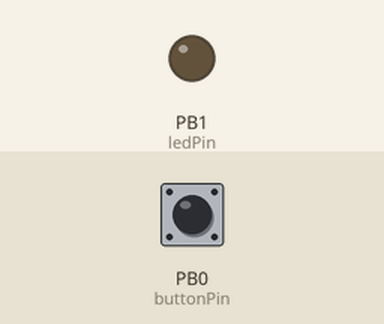
Simulated run of this sketch. Board: ATtiny85, built with avr-gcc and run on an emulated ATtiny85. On the bench: output pins drawn as LEDs (lit = HIGH). The test bench sets the inputs (shaded band); at power-on: PB0 (buttonPin) HIGH.

Above: at 1.2 s.
1.3 s: PB0 (buttonPin) pulled LOW for 1 s
At 1.6 s:
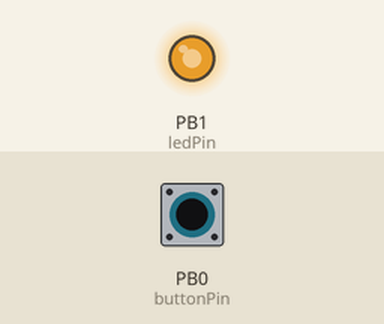
At 2.9 s:
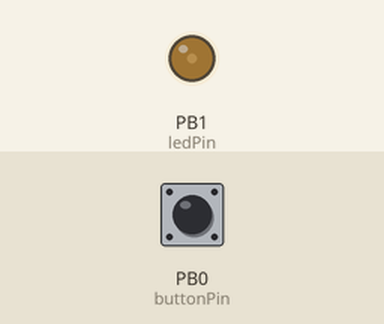
3.8 s: PB0 (buttonPin) pulled LOW for 0.15 s
At 4.2 s:
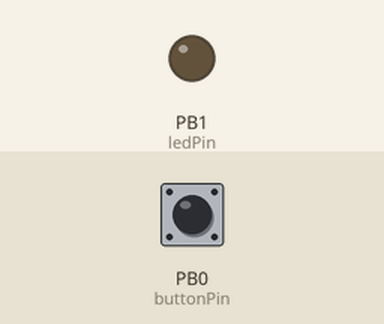
Timing chart, 0 to 6.8 s (numbered marks = the images above; inputs shaded):
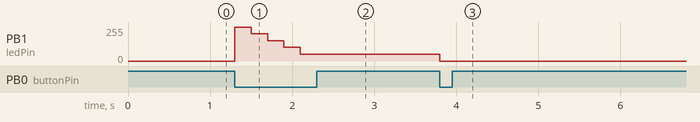

The sketch:

arduino-dimmer.ino
```cpp
// constants won't change. They're used here to
// set pin numbers:
const int buttonPin = 0;     // the number of the pushbutton pin
const int ledPin = 1;      // the number of the LED pin
// variables will change:
int brightness = 0;
bool increasing = false;
void setup() {
  Serial.begin(9600);
  // initialize the LED pin as an output:
  pinMode(ledPin, OUTPUT);
  // initialize the pushbutton pin as an input:
  pinMode(buttonPin, INPUT_PULLUP);
  analogWrite(ledPin, brightness);
}
void loop() {
  // Button pressed is LOW - Digispark connected to PC via USB
  // Button pressed is LOW - Digispark connected with 5V
  if (digitalRead(buttonPin) ==  LOW) {
    if(increasing){
      brightness += 51;
      if(brightness == 255){
        increasing = false;
      }
    }
    else{
      if(brightness == 0){
        brightness = 255;
      }
      else{
        brightness -= 51;
        if(brightness == 0) increasing = true;
      }

    }
    analogWrite(ledPin, brightness);
    // not skipping steps
    delay(200);
  }
}
```

Measured:
- after the input at 1.3 s, PB1 (ledPin): 0/255 → 255/255 at once, → 204/255 0.20 s later, → 153/255 0.20 s later, → 102/255 0.20 s later, … (5 changes in this stretch)
- after the input at 3.8 s, PB1 (ledPin): 51/255 → 0/255 at once
